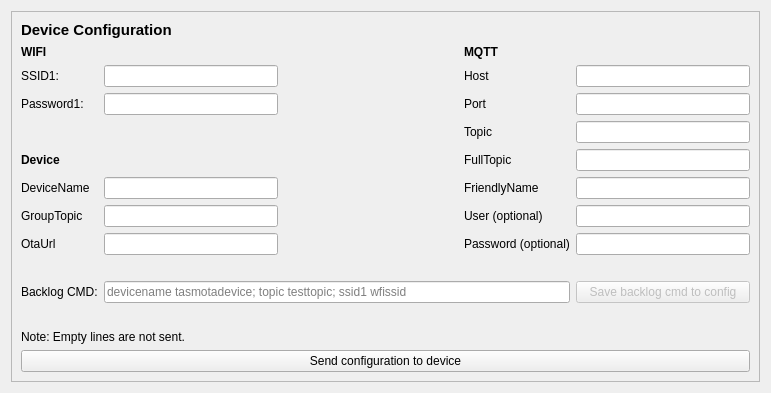
<?xml version="1.0" encoding="UTF-8"?>
<ui version="4.0">
 <class>Dialog</class>
 <widget class="QDialog" name="Dialog">
  <property name="geometry">
   <rect>
    <x>0</x>
    <y>0</y>
    <width>771</width>
    <height>393</height>
   </rect>
  </property>
  <property name="windowTitle">
   <string>Device configuration</string>
  </property>
  <layout class="QVBoxLayout" name="verticalLayout">
   <item>
    <widget class="QFrame" name="frame">
     <property name="frameShape">
      <enum>QFrame::StyledPanel</enum>
     </property>
     <property name="frameShadow">
      <enum>QFrame::Raised</enum>
     </property>
     <layout class="QVBoxLayout" name="verticalLayout_2">
      <item>
       <widget class="QLabel" name="label_13">
        <property name="font">
         <font>
          <pointsize>11</pointsize>
          <weight>75</weight>
          <bold>true</bold>
         </font>
        </property>
        <property name="text">
         <string>Device Configuration</string>
        </property>
       </widget>
      </item>
      <item>
       <layout class="QGridLayout" name="gridLayout_cmds">
        <item row="3" column="4">
         <widget class="QLineEdit" name="Topic"/>
        </item>
        <item row="2" column="3">
         <widget class="QLabel" name="label_5">
          <property name="text">
           <string>Port</string>
          </property>
         </widget>
        </item>
        <item row="2" column="4">
         <widget class="QLineEdit" name="MqttPort"/>
        </item>
        <item row="1" column="2">
         <spacer name="horizontalSpacer">
          <property name="orientation">
           <enum>Qt::Horizontal</enum>
          </property>
          <property name="sizeHint" stdset="0">
           <size>
            <width>40</width>
            <height>20</height>
           </size>
          </property>
         </spacer>
        </item>
        <item row="1" column="3">
         <widget class="QLabel" name="label_4">
          <property name="text">
           <string>Host</string>
          </property>
         </widget>
        </item>
        <item row="5" column="4">
         <widget class="QLineEdit" name="FriendlyName"/>
        </item>
        <item row="2" column="0">
         <widget class="QLabel" name="label_2">
          <property name="text">
           <string>Password1:</string>
          </property>
         </widget>
        </item>
        <item row="4" column="4">
         <widget class="QLineEdit" name="FullTopic">
          <property name="enabled">
           <bool>true</bool>
          </property>
         </widget>
        </item>
        <item row="0" column="3">
         <widget class="QLabel" name="label_3">
          <property name="font">
           <font>
            <weight>75</weight>
            <bold>true</bold>
           </font>
          </property>
          <property name="text">
           <string>MQTT</string>
          </property>
         </widget>
        </item>
        <item row="2" column="1">
         <widget class="QLineEdit" name="password1">
          <property name="echoMode">
           <enum>QLineEdit::PasswordEchoOnEdit</enum>
          </property>
         </widget>
        </item>
        <item row="1" column="0">
         <widget class="QLabel" name="label">
          <property name="text">
           <string>SSID1:</string>
          </property>
         </widget>
        </item>
        <item row="3" column="3">
         <widget class="QLabel" name="label_6">
          <property name="text">
           <string>Topic</string>
          </property>
         </widget>
        </item>
        <item row="4" column="3">
         <widget class="QLabel" name="label_7">
          <property name="enabled">
           <bool>true</bool>
          </property>
          <property name="text">
           <string>FullTopic</string>
          </property>
         </widget>
        </item>
        <item row="1" column="4">
         <widget class="QLineEdit" name="MqttHost"/>
        </item>
        <item row="6" column="3">
         <widget class="QLabel" name="label_9">
          <property name="text">
           <string>User (optional)</string>
          </property>
         </widget>
        </item>
        <item row="0" column="0">
         <widget class="QLabel" name="label_12">
          <property name="font">
           <font>
            <weight>75</weight>
            <bold>true</bold>
           </font>
          </property>
          <property name="text">
           <string>WIFI</string>
          </property>
         </widget>
        </item>
        <item row="7" column="4">
         <widget class="QLineEdit" name="MqttPassword"/>
        </item>
        <item row="5" column="3">
         <widget class="QLabel" name="label_8">
          <property name="text">
           <string>FriendlyName</string>
          </property>
         </widget>
        </item>
        <item row="6" column="4">
         <widget class="QLineEdit" name="MqttUser"/>
        </item>
        <item row="1" column="1">
         <widget class="QLineEdit" name="ssid1"/>
        </item>
        <item row="10" column="4">
         <widget class="QPushButton" name="btn_save_conf">
          <property name="enabled">
           <bool>false</bool>
          </property>
          <property name="text">
           <string>Save backlog cmd to config</string>
          </property>
         </widget>
        </item>
        <item row="10" column="0">
         <widget class="QLabel" name="label_11">
          <property name="text">
           <string>Backlog CMD:</string>
          </property>
         </widget>
        </item>
        <item row="7" column="3">
         <widget class="QLabel" name="label_10">
          <property name="text">
           <string>Password (optional)</string>
          </property>
         </widget>
        </item>
        <item row="9" column="0">
         <spacer name="verticalSpacer">
          <property name="orientation">
           <enum>Qt::Vertical</enum>
          </property>
          <property name="sizeHint" stdset="0">
           <size>
            <width>20</width>
            <height>40</height>
           </size>
          </property>
         </spacer>
        </item>
        <item row="10" column="1" colspan="3">
         <widget class="QLineEdit" name="backlog">
          <property name="toolTip">
           <string>Maximum 30 commands!</string>
          </property>
          <property name="inputMask">
           <string/>
          </property>
          <property name="text">
           <string/>
          </property>
          <property name="placeholderText">
           <string>devicename tasmotadevice; topic testtopic; ssid1 wfissid</string>
          </property>
         </widget>
        </item>
        <item row="4" column="0">
         <widget class="QLabel" name="label_15">
          <property name="font">
           <font>
            <weight>75</weight>
            <bold>true</bold>
           </font>
          </property>
          <property name="text">
           <string>Device</string>
          </property>
         </widget>
        </item>
        <item row="5" column="0">
         <widget class="QLabel" name="label_16">
          <property name="text">
           <string>DeviceName</string>
          </property>
         </widget>
        </item>
        <item row="5" column="1">
         <widget class="QLineEdit" name="DeviceName"/>
        </item>
        <item row="6" column="0">
         <widget class="QLabel" name="label_17">
          <property name="text">
           <string>GroupTopic</string>
          </property>
         </widget>
        </item>
        <item row="6" column="1">
         <widget class="QLineEdit" name="GroupTopic"/>
        </item>
        <item row="7" column="0">
         <widget class="QLabel" name="label_18">
          <property name="text">
           <string>OtaUrl</string>
          </property>
         </widget>
        </item>
        <item row="7" column="1">
         <widget class="QLineEdit" name="OtaUrl"/>
        </item>
       </layout>
      </item>
      <item>
       <spacer name="verticalSpacer_2">
        <property name="orientation">
         <enum>Qt::Vertical</enum>
        </property>
        <property name="sizeHint" stdset="0">
         <size>
          <width>20</width>
          <height>40</height>
         </size>
        </property>
       </spacer>
      </item>
      <item>
       <layout class="QVBoxLayout" name="lay_button">
        <item>
         <widget class="QLabel" name="label_14">
          <property name="text">
           <string>Note: Empty lines are not sent.</string>
          </property>
         </widget>
        </item>
        <item>
         <widget class="QPushButton" name="btn_send_conf">
          <property name="enabled">
           <bool>true</bool>
          </property>
          <property name="text">
           <string>Send configuration to device</string>
          </property>
         </widget>
        </item>
       </layout>
      </item>
     </layout>
    </widget>
   </item>
  </layout>
 </widget>
 <tabstops>
  <tabstop>ssid1</tabstop>
  <tabstop>password1</tabstop>
  <tabstop>DeviceName</tabstop>
  <tabstop>GroupTopic</tabstop>
  <tabstop>OtaUrl</tabstop>
  <tabstop>MqttHost</tabstop>
  <tabstop>MqttPort</tabstop>
  <tabstop>Topic</tabstop>
  <tabstop>FullTopic</tabstop>
  <tabstop>FriendlyName</tabstop>
  <tabstop>MqttUser</tabstop>
  <tabstop>MqttPassword</tabstop>
  <tabstop>backlog</tabstop>
  <tabstop>btn_save_conf</tabstop>
  <tabstop>btn_send_conf</tabstop>
 </tabstops>
 <resources/>
 <connections/>
</ui>
